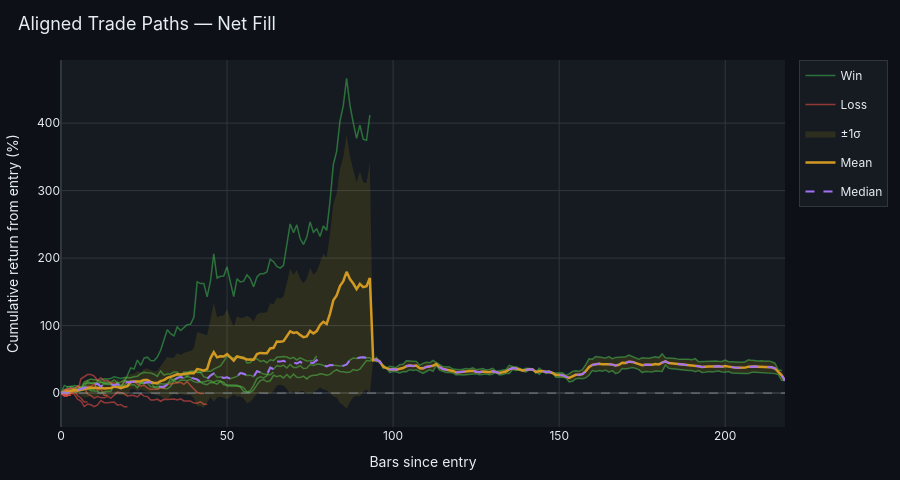

Notebook source saved alongside this figure:
### Code cell
def _aligned_chart(paths: list, cum_key: str, title: str,
                   avg_colour: str, band_rgba: str) -> go.Figure:
    fig = go.Figure()
    shown: set[str] = set()

    for t in paths:
        cum    = t[cum_key]
        win    = float(cum.iloc[-1]) > 0
        colour = PALETTE["accent_green"] if win else PALETTE["accent_red"]
        label  = "Win" if win else "Loss"
        show   = label not in shown
        if show:
            shown.add(label)
        n      = len(cum)
        custom = [[
            t["label"],
            str(t["entry_dt"].date()),
            str(t["exit_dt"].date()),
            t["duration"],
            f"{t['final_net']:+.1%}",
            f"{t['final_con']:+.1%}",
            f"{t['max_dd_net']:.1%}",
            f"{t['max_dd_con']:.1%}",
        ]] * n
        fig.add_trace(go.Scatter(
            x=list(range(n)),
            y=(cum * 100).tolist(),
            mode="lines",
            line=dict(color=colour, width=1.5),
            opacity=0.55,
            name=label, legendgroup=label, showlegend=show,
            customdata=custom,
            hovertemplate=(
                "<b>%{customdata[0]}</b><br>"
                "Entry: %{customdata[1]}  →  Exit: %{customdata[2]}<br>"
                "Duration: %{customdata[3]} bars<br>"
                "Day %{x}: <b>%{y:.1f}%</b><br>"
                "Final — net: %{customdata[4]}  |  conservative: %{customdata[5]}<br>"
                "Max DD — net: %{customdata[6]}  |  conservative: %{customdata[7]}"
                "<extra></extra>"
            ),
        ))

    max_dur = max(len(t[cum_key]) for t in paths)
    avgs, meds, stds = [], [], []
    for d in range(max_dur):
        vals = [float(t[cum_key].iloc[d]) * 100 for t in paths if d < len(t[cum_key])]
        avgs.append(np.mean(vals))
        meds.append(np.median(vals))
        stds.append(np.std(vals))

    days  = list(range(max_dur))
    upper = [m + s for m, s in zip(avgs, stds)]
    lower = [m - s for m, s in zip(avgs, stds)]

    fig.add_trace(go.Scatter(
        x=days + days[::-1], y=upper + lower[::-1],
        fill="toself", fillcolor=band_rgba,
        line=dict(color="rgba(0,0,0,0)"),
        name="±1σ", hoverinfo="skip",
    ))
    fig.add_trace(go.Scatter(
        x=days, y=avgs,
        mode="lines", line=dict(color=avg_colour, width=2.5),
        name="Mean",
        hovertemplate="Day %{x}<br>Mean: <b>%{y:.1f}%</b><extra></extra>",
    ))
    fig.add_trace(go.Scatter(
        x=days, y=meds,
        mode="lines", line=dict(color=PALETTE["accent_purple"], width=2, dash="dash"),
        name="Median",
        hovertemplate="Day %{x}<br>Median: <b>%{y:.1f}%</b><extra></extra>",
    ))

    fig.add_hline(y=0, line=dict(color=PALETTE["text_secondary"], width=0.8, dash="dash"))
    apply_theme(fig, title=title, height=480)
    fig.update_layout(xaxis_title="Bars since entry", yaxis_title="Cumulative return from entry (%)")
    return fig


_aligned_chart(
    trade_paths, "cum_net",
    title="Aligned Trade Paths — Net Fill",
    avg_colour=PALETTE["accent_yellow"],
    band_rgba="rgba(255,215,0,0.10)",
).show()

### Figure 1 — Plotly figure (JSON) as saved in the notebook; plotly's stock layout.template omitted (floating-point values rounded to 4 significant figures; data arrays with more than 128 entries replaced by an {"elided": "..."} marker saying what was removed)
{"data": [{"customdata": {"elided": "218x8 mixed values"}, "hovertemplate": "<b>%{customdata[0]}</b><br>Entry: %{customdata[1]}  →  Exit: %{customdata[2]}<br>Duration: %{customdata[3]} bars<br>Day %{x}: <b>%{y:.1f}%</b><br>Final — net: %{customdata[4]}  |  conservative: %{customdata[5]}<br>Max DD — net: %{customdata[6]}  |  conservative: %{customdata[7]}<extra></extra>", "legendgroup": "Win", "line": {"color": "#3fb950", "width": 1.5}, "mode": "lines", "name": "Win", "opacity": 0.55, "showlegend": true, "x": {"elided": "218 int values"}, "y": {"elided": "218 float values"}, "type": "scatter"}, {"customdata": [["BTC-USD T2", "2023-08-30", "2023-08-31", 2, "-1.5%", "-7.2%", "-1.5%", "-7.2%"], ["BTC-USD T2", "2023-08-30", "2023-08-31", 2, "-1.5%", "-7.2%", "-1.5%", "-7.2%"], ["BTC-USD T2", "2023-08-30", "2023-08-31", 2, "-1.5%", "-7.2%", "-1.5%", "-7.2%"]], "hovertemplate": "<b>%{customdata[0]}</b><br>Entry: %{customdata[1]}  →  Exit: %{customdata[2]}<br>Duration: %{customdata[3]} bars<br>Day %{x}: <b>%{y:.1f}%</b><br>Final — net: %{customdata[4]}  |  conservative: %{customdata[5]}<br>Max DD — net: %{customdata[6]}  |  conservative: %{customdata[7]}<extra></extra>", "legendgroup": "Loss", "line": {"color": "#f85149", "width": 1.5}, "mode": "lines", "name": "Loss", "opacity": 0.55, "showlegend": true, "x": [0, 1, 2], "y": [0.0, -1.547, -1.53], "type": "scatter"}, {"customdata": {"elided": "78x8 mixed values"}, "hovertemplate": "<b>%{customdata[0]}</b><br>Entry: %{customdata[1]}  →  Exit: %{customdata[2]}<br>Duration: %{customdata[3]} bars<br>Day %{x}: <b>%{y:.1f}%</b><br>Final — net: %{customdata[4]}  |  conservative: %{customdata[5]}<br>Max DD — net: %{customdata[6]}  |  conservative: %{customdata[7]}<extra></extra>", "legendgroup": "Win", "line": {"color": "#3fb950", "width": 1.5}, "mode": "lines", "name": "Win", "opacity": 0.55, "showlegend": false, "x": [0, 1, 2, 3, 4, 5, 6, 7, 8, 9, 10, 11, 12, 13, 14, 15, 16, 17, 18, 19, 20, 21, 22, 23, 24, 25, 26, 27, 28, 29, 30, 31, 32, 33, 34, 35, 36, 37, 38, 39, 40, 41, 42, 43, 44, 45, 46, 47, 48, 49, 50, 51, 52, 53, 54, 55, 56, 57, 58, 59, 60, 61, 62, 63, 64, 65, 66, 67, 68, 69, 70, 71, 72, 73, 74, 75, 76, 77], "y": [0.0, -0.3729, -0.6793, 0.6932, 4.07, 4.896, 5.16, 16.0, 18.86, 20.97, 19.76, 18.89, 19.52, 21.09, 20.97, 21.55, 24.24, 22.5, 21.77, 23.0, 22.88, 22.84, 24.27, 25.01, 28.65, 30.82, 30.21, 29.92, 27.98, 24.6, 32.81, 26.76, 28.31, 28.27, 31.08, 31.4, 25.57, 31.24, 30.74, 32.25, 32.52, 31.4, 30.62, 32.64, 32.73, 32.22, 35.64, 38.41, 40.17, 47.18, 54.55, 53.38, 51.79, 54.85, 53.31, 53.49, 44.6, 45.33, 50.38, 50.84, 47.01, 48.1, 45.03, 49.44, 48.2, 53.05, 53.81, 54.26, 53.35, 50.82, 52.91, 49.08, 52.31, 49.46, 47.6, 47.8, 48.18, 54.85], "type": "scatter"}, {"customdata": [["ETH-USD T1", "2022-01-01", "2022-01-08", 8, "-13.3%", "-19.9%", "-16.6%", "-21.1%"], ["ETH-USD T1", "2022-01-01", "2022-01-08", 8, "-13.3%", "-19.9%", "-16.6%", "-21.1%"], ["ETH-USD T1", "2022-01-01", "2022-01-08", 8, "-13.3%", "-19.9%", "-16.6%", "-21.1%"], ["ETH-USD T1", "2022-01-01", "2022-01-08", 8, "-13.3%", "-19.9%", "-16.6%", "-21.1%"], ["ETH-USD T1", "2022-01-01", "2022-01-08", 8, "-13.3%", "-19.9%", "-16.6%", "-21.1%"], ["ETH-USD T1", "2022-01-01", "2022-01-08", 8, "-13.3%", "-19.9%", "-16.6%", "-21.1%"], ["ETH-USD T1", "2022-01-01", "2022-01-08", 8, "-13.3%", "-19.9%", "-16.6%", "-21.1%"], ["ETH-USD T1", "2022-01-01", "2022-01-08", 8, "-13.3%", "-19.9%", "-16.6%", "-21.1%"], ["ETH-USD T1", "2022-01-01", "2022-01-08", 8, "-13.3%", "-19.9%", "-16.6%", "-21.1%"]], "hovertemplate": "<b>%{customdata[0]}</b><br>Entry: %{customdata[1]}  →  Exit: %{customdata[2]}<br>Duration: %{customdata[3]} bars<br>Day %{x}: <b>%{y:.1f}%</b><br>Final — net: %{customdata[4]}  |  conservative: %{customdata[5]}<br>Max DD — net: %{customdata[6]}  |  conservative: %{customdata[7]}<extra></extra>", "legendgroup": "Loss", "line": {"color": "#f85149", "width": 1.5}, "mode": "lines", "name": "Loss", "opacity": 0.55, "showlegend": false, "x": [0, 1, 2, 3, 4, 5, 6, 7, 8], "y": [0.0, 2.353, 3.978, 2.127, 3.014, -3.602, -7.185, -13.3, -13.29], "type": "scatter"}, {"customdata": [["ETH-USD T2", "2022-04-04", "2022-04-06", 3, "-3.1%", "-10.3%", "-3.1%", "-10.3%"], ["ETH-USD T2", "2022-04-04", "2022-04-06", 3, "-3.1%", "-10.3%", "-3.1%", "-10.3%"], ["ETH-USD T2", "2022-04-04", "2022-04-06", 3, "-3.1%", "-10.3%", "-3.1%", "-10.3%"], ["ETH-USD T2", "2022-04-04", "2022-04-06", 3, "-3.1%", "-10.3%", "-3.1%", "-10.3%"]], "hovertemplate": "<b>%{customdata[0]}</b><br>Entry: %{customdata[1]}  →  Exit: %{customdata[2]}<br>Duration: %{customdata[3]} bars<br>Day %{x}: <b>%{y:.1f}%</b><br>Final — net: %{customdata[4]}  |  conservative: %{customdata[5]}<br>Max DD — net: %{customdata[6]}  |  conservative: %{customdata[7]}<extra></extra>", "legendgroup": "Loss", "line": {"color": "#f85149", "width": 1.5}, "mode": "lines", "name": "Loss", "opacity": 0.55, "showlegend": false, "x": [0, 1, 2, 3], "y": [0.0, -0.0319, -3.139, -3.143], "type": "scatter"}, {"customdata": {"elided": "219x8 mixed values"}, "hovertemplate": "<b>%{customdata[0]}</b><br>Entry: %{customdata[1]}  →  Exit: %{customdata[2]}<br>Duration: %{customdata[3]} bars<br>Day %{x}: <b>%{y:.1f}%</b><br>Final — net: %{customdata[4]}  |  conservative: %{customdata[5]}<br>Max DD — net: %{customdata[6]}  |  conservative: %{customdata[7]}<extra></extra>", "legendgroup": "Win", "line": {"color": "#3fb950", "width": 1.5}, "mode": "lines", "name": "Win", "opacity": 0.55, "showlegend": false, "x": {"elided": "219 int values"}, "y": {"elided": "219 float values"}, "type": "scatter"}, {"customdata": [["ETH-USD T4", "2023-10-26", "2023-10-28", 3, "-0.4%", "-4.9%", "-1.3%", "-4.9%"], ["ETH-USD T4", "2023-10-26", "2023-10-28", 3, "-0.4%", "-4.9%", "-1.3%", "-4.9%"], ["ETH-USD T4", "2023-10-26", "2023-10-28", 3, "-0.4%", "-4.9%", "-1.3%", "-4.9%"], ["ETH-USD T4", "2023-10-26", "2023-10-28", 3, "-0.4%", "-4.9%", "-1.3%", "-4.9%"]], "hovertemplate": "<b>%{customdata[0]}</b><br>Entry: %{customdata[1]}  →  Exit: %{customdata[2]}<br>Duration: %{customdata[3]} bars<br>Day %{x}: <b>%{y:.1f}%</b><br>Final — net: %{customdata[4]}  |  conservative: %{customdata[5]}<br>Max DD — net: %{customdata[6]}  |  conservative: %{customdata[7]}<extra></extra>", "legendgroup": "Loss", "line": {"color": "#f85149", "width": 1.5}, "mode": "lines", "name": "Loss", "opacity": 0.55, "showlegend": false, "x": [0, 1, 2, 3], "y": [0.0, 0.9263, -0.416, -0.4139], "type": "scatter"}, {"customdata": {"elided": "65x8 mixed values"}, "hovertemplate": "<b>%{customdata[0]}</b><br>Entry: %{customdata[1]}  →  Exit: %{customdata[2]}<br>Duration: %{customdata[3]} bars<br>Day %{x}: <b>%{y:.1f}%</b><br>Final — net: %{customdata[4]}  |  conservative: %{customdata[5]}<br>Max DD — net: %{customdata[6]}  |  conservative: %{customdata[7]}<extra></extra>", "legendgroup": "Win", "line": {"color": "#3fb950", "width": 1.5}, "mode": "lines", "name": "Win", "opacity": 0.55, "showlegend": false, "x": [0, 1, 2, 3, 4, 5, 6, 7, 8, 9, 10, 11, 12, 13, 14, 15, 16, 17, 18, 19, 20, 21, 22, 23, 24, 25, 26, 27, 28, 29, 30, 31, 32, 33, 34, 35, 36, 37, 38, 39, 40, 41, 42, 43, 44, 45, 46, 47, 48, 49, 50, 51, 52, 53, 54, 55, 56, 57, 58, 59, 60, 61, 62, 63, 64], "y": [0.0, 0.8075, 1.162, 2.868, 0.2802, 2.072, 3.459, 5.489, 5.806, 5.153, 5.22, 18.1, 15.74, 14.32, 13.9, 14.46, 10.22, 14.75, 9.205, 9.228, 9.339, 12.12, 12.62, 7.879, 14.97, 14.85, 15.9, 16.09, 14.91, 12.91, 14.13, 13.05, 14.31, 16.24, 20.61, 22.17, 24.93, 27.75, 24.29, 31.3, 31.36, 30.38, 31.01, 23.89, 22.64, 25.9, 29.01, 23.6, 24.02, 22.33, 23.48, 21.29, 22.63, 24.72, 29.57, 28.6, 26.18, 26.56, 24.27, 32.48, 30.74, 28.13, 27.65, 27.06, 31.01], "type": "scatter"}, {"customdata": {"elided": "21x8 mixed values"}, "hovertemplate": "<b>%{customdata[0]}</b><br>Entry: %{customdata[1]}  →  Exit: %{customdata[2]}<br>Duration: %{customdata[3]} bars<br>Day %{x}: <b>%{y:.1f}%</b><br>Final — net: %{customdata[4]}  |  conservative: %{customdata[5]}<br>Max DD — net: %{customdata[6]}  |  conservative: %{customdata[7]}<extra></extra>", "legendgroup": "Loss", "line": {"color": "#f85149", "width": 1.5}, "mode": "lines", "name": "Loss", "opacity": 0.55, "showlegend": false, "x": [0, 1, 2, 3, 4, 5, 6, 7, 8, 9, 10, 11, 12, 13, 14, 15, 16, 17, 18, 19, 20], "y": [0.0, 4.819, 3.565, -0.007687, -1.393, -8.931, -11.67, -19.91, -16.32, -17.3, -20.17, -17.69, -10.93, -14.27, -14.18, -13.22, -13.18, -17.84, -16.87, -20.27, -20.27], "type": "scatter"}, {"customdata": [["SOL-USD T2", "2023-02-21", "2023-02-22", 2, "-4.7%", "-11.5%", "-4.7%", "-11.5%"], ["SOL-USD T2", "2023-02-21", "2023-02-22", 2, "-4.7%", "-11.5%", "-4.7%", "-11.5%"], ["SOL-USD T2", "2023-02-21", "2023-02-22", 2, "-4.7%", "-11.5%", "-4.7%", "-11.5%"]], "hovertemplate": "<b>%{customdata[0]}</b><br>Entry: %{customdata[1]}  →  Exit: %{customdata[2]}<br>Duration: %{customdata[3]} bars<br>Day %{x}: <b>%{y:.1f}%</b><br>Final — net: %{customdata[4]}  |  conservative: %{customdata[5]}<br>Max DD — net: %{customdata[6]}  |  conservative: %{customdata[7]}<extra></extra>", "legendgroup": "Loss", "line": {"color": "#f85149", "width": 1.5}, "mode": "lines", "name": "Loss", "opacity": 0.55, "showlegend": false, "x": [0, 1, 2], "y": [0.0, -4.714, -4.709], "type": "scatter"}, {"customdata": {"elided": "45x8 mixed values"}, "hovertemplate": "<b>%{customdata[0]}</b><br>Entry: %{customdata[1]}  →  Exit: %{customdata[2]}<br>Duration: %{customdata[3]} bars<br>Day %{x}: <b>%{y:.1f}%</b><br>Final — net: %{customdata[4]}  |  conservative: %{customdata[5]}<br>Max DD — net: %{customdata[6]}  |  conservative: %{customdata[7]}<extra></extra>", "legendgroup": "Loss", "line": {"color": "#f85149", "width": 1.5}, "mode": "lines", "name": "Loss", "opacity": 0.55, "showlegend": false, "x": [0, 1, 2, 3, 4, 5, 6, 7, 8, 9, 10, 11, 12, 13, 14, 15, 16, 17, 18, 19, 20, 21, 22, 23, 24, 25, 26, 27, 28, 29, 30, 31, 32, 33, 34, 35, 36, 37, 38, 39, 40, 41, 42, 43, 44], "y": [0.0, 4.199, 6.141, 7.62, 4.607, 10.18, 6.69, 7.967, -1.329, -3.638, -7.562, -5.224, -6.684, -7.071, -4.742, -7.541, -2.948, 1.51, 0.7133, -0.8115, -4.484, -3.275, -3.479, -5.597, -0.8371, -4.538, -5.103, -10.26, -10.14, -8.971, -12.09, -9.153, -9.34, -8.973, -8.739, -10.16, -8.473, -11.6, -11.59, -11.87, -14.81, -15.1, -12.93, -16.49, -16.49], "type": "scatter"}, {"customdata": [["SOL-USD T4", "2023-05-26", "2023-06-08", 14, "-3.2%", "-6.4%", "-14.6%", "-16.2%"], ["SOL-USD T4", "2023-05-26", "2023-06-08", 14, "-3.2%", "-6.4%", "-14.6%", "-16.2%"], ["SOL-USD T4", "2023-05-26", "2023-06-08", 14, "-3.2%", "-6.4%", "-14.6%", "-16.2%"], ["SOL-USD T4", "2023-05-26", "2023-06-08", 14, "-3.2%", "-6.4%", "-14.6%", "-16.2%"], ["SOL-USD T4", "2023-05-26", "2023-06-08", 14, "-3.2%", "-6.4%", "-14.6%", "-16.2%"], ["SOL-USD T4", "2023-05-26", "2023-06-08", 14, "-3.2%", "-6.4%", "-14.6%", "-16.2%"], ["SOL-USD T4", "2023-05-26", "2023-06-08", 14, "-3.2%", "-6.4%", "-14.6%", "-16.2%"], ["SOL-USD T4", "2023-05-26", "2023-06-08", 14, "-3.2%", "-6.4%", "-14.6%", "-16.2%"], ["SOL-USD T4", "2023-05-26", "2023-06-08", 14, "-3.2%", "-6.4%", "-14.6%", "-16.2%"], ["SOL-USD T4", "2023-05-26", "2023-06-08", 14, "-3.2%", "-6.4%", "-14.6%", "-16.2%"], ["SOL-USD T4", "2023-05-26", "2023-06-08", 14, "-3.2%", "-6.4%", "-14.6%", "-16.2%"], ["SOL-USD T4", "2023-05-26", "2023-06-08", 14, "-3.2%", "-6.4%", "-14.6%", "-16.2%"], ["SOL-USD T4", "2023-05-26", "2023-06-08", 14, "-3.2%", "-6.4%", "-14.6%", "-16.2%"], ["SOL-USD T4", "2023-05-26", "2023-06-08", 14, "-3.2%", "-6.4%", "-14.6%", "-16.2%"], ["SOL-USD T4", "2023-05-26", "2023-06-08", 14, "-3.2%", "-6.4%", "-14.6%", "-16.2%"]], "hovertemplate": "<b>%{customdata[0]}</b><br>Entry: %{customdata[1]}  →  Exit: %{customdata[2]}<br>Duration: %{customdata[3]} bars<br>Day %{x}: <b>%{y:.1f}%</b><br>Final — net: %{customdata[4]}  |  conservative: %{customdata[5]}<br>Max DD — net: %{customdata[6]}  |  conservative: %{customdata[7]}<extra></extra>", "legendgroup": "Loss", "line": {"color": "#f85149", "width": 1.5}, "mode": "lines", "name": "Loss", "opacity": 0.55, "showlegend": false, "x": [0, 1, 2, 3, 4, 5, 6, 7, 8, 9, 10, 11, 12, 13, 14], "y": [0.0, 0.5504, 6.045, 7.983, 6.882, 10.35, 8.118, 6.445, 10.37, 9.837, 13.28, 4.227, 5.906, -3.254, -3.246], "type": "scatter"}, {"customdata": {"elided": "44x8 mixed values"}, "hovertemplate": "<b>%{customdata[0]}</b><br>Entry: %{customdata[1]}  →  Exit: %{customdata[2]}<br>Duration: %{customdata[3]} bars<br>Day %{x}: <b>%{y:.1f}%</b><br>Final — net: %{customdata[4]}  |  conservative: %{customdata[5]}<br>Max DD — net: %{customdata[6]}  |  conservative: %{customdata[7]}<extra></extra>", "legendgroup": "Loss", "line": {"color": "#f85149", "width": 1.5}, "mode": "lines", "name": "Loss", "opacity": 0.55, "showlegend": false, "x": [0, 1, 2, 3, 4, 5, 6, 7, 8, 9, 10, 11, 12, 13, 14, 15, 16, 17, 18, 19, 20, 21, 22, 23, 24, 25, 26, 27, 28, 29, 30, 31, 32, 33, 34, 35, 36, 37, 38, 39, 40, 41, 42, 43], "y": [0.0, 1.741, -0.6341, -0.7981, 2.828, 2.292, 21.13, 24.44, 27.49, 27.46, 25.08, 18.89, 22.75, 18.11, 18.89, 14.19, 15.27, 8.826, 8.35, 17.18, 16.82, 15.65, 17.15, 12.92, 10.41, 11.7, 7.728, 5.356, 6.09, 5.338, 7.914, 7.37, 12.69, 13.47, 14.56, 14.42, 15.92, 12.84, 17.02, 11.22, 6.175, 1.046, -0.697, -0.696], "type": "scatter"}, {"customdata": [["SOL-USD T6", "2023-08-20", "2023-08-22", 3, "-3.1%", "-10.3%", "-3.1%", "-10.3%"], ["SOL-USD T6", "2023-08-20", "2023-08-22", 3, "-3.1%", "-10.3%", "-3.1%", "-10.3%"], ["SOL-USD T6", "2023-08-20", "2023-08-22", 3, "-3.1%", "-10.3%", "-3.1%", "-10.3%"], ["SOL-USD T6", "2023-08-20", "2023-08-22", 3, "-3.1%", "-10.3%", "-3.1%", "-10.3%"]], "hovertemplate": "<b>%{customdata[0]}</b><br>Entry: %{customdata[1]}  →  Exit: %{customdata[2]}<br>Duration: %{customdata[3]} bars<br>Day %{x}: <b>%{y:.1f}%</b><br>Final — net: %{customdata[4]}  |  conservative: %{customdata[5]}<br>Max DD — net: %{customdata[6]}  |  conservative: %{customdata[7]}<extra></extra>", "legendgroup": "Loss", "line": {"color": "#f85149", "width": 1.5}, "mode": "lines", "name": "Loss", "opacity": 0.55, "showlegend": false, "x": [0, 1, 2, 3], "y": [0.0, -0.4866, -3.069, -3.074], "type": "scatter"}, {"customdata": [["SOL-USD T7", "2023-08-24", "2023-08-25", 2, "-3.1%", "-8.3%", "-3.1%", "-8.3%"], ["SOL-USD T7", "2023-08-24", "2023-08-25", 2, "-3.1%", "-8.3%", "-3.1%", "-8.3%"], ["SOL-USD T7", "2023-08-24", "2023-08-25", 2, "-3.1%", "-8.3%", "-3.1%", "-8.3%"]], "hovertemplate": "<b>%{customdata[0]}</b><br>Entry: %{customdata[1]}  →  Exit: %{customdata[2]}<br>Duration: %{customdata[3]} bars<br>Day %{x}: <b>%{y:.1f}%</b><br>Final — net: %{customdata[4]}  |  conservative: %{customdata[5]}<br>Max DD — net: %{customdata[6]}  |  conservative: %{customdata[7]}<extra></extra>", "legendgroup": "Loss", "line": {"color": "#f85149", "width": 1.5}, "mode": "lines", "name": "Loss", "opacity": 0.55, "showlegend": false, "x": [0, 1, 2], "y": [0.0, -3.109, -3.1], "type": "scatter"}, {"customdata": [["SOL-USD T8", "2023-08-30", "2023-08-31", 2, "-4.4%", "-10.9%", "-4.4%", "-10.9%"], ["SOL-USD T8", "2023-08-30", "2023-08-31", 2, "-4.4%", "-10.9%", "-4.4%", "-10.9%"], ["SOL-USD T8", "2023-08-30", "2023-08-31", 2, "-4.4%", "-10.9%", "-4.4%", "-10.9%"]], "hovertemplate": "<b>%{customdata[0]}</b><br>Entry: %{customdata[1]}  →  Exit: %{customdata[2]}<br>Duration: %{customdata[3]} bars<br>Day %{x}: <b>%{y:.1f}%</b><br>Final — net: %{customdata[4]}  |  conservative: %{customdata[5]}<br>Max DD — net: %{customdata[6]}  |  conservative: %{customdata[7]}<extra></extra>", "legendgroup": "Loss", "line": {"color": "#f85149", "width": 1.5}, "mode": "lines", "name": "Loss", "opacity": 0.55, "showlegend": false, "x": [0, 1, 2], "y": [0.0, -4.348, -4.353], "type": "scatter"}, {"customdata": {"elided": "94x8 mixed values"}, "hovertemplate": "<b>%{customdata[0]}</b><br>Entry: %{customdata[1]}  →  Exit: %{customdata[2]}<br>Duration: %{customdata[3]} bars<br>Day %{x}: <b>%{y:.1f}%</b><br>Final — net: %{customdata[4]}  |  conservative: %{customdata[5]}<br>Max DD — net: %{customdata[6]}  |  conservative: %{customdata[7]}<extra></extra>", "legendgroup": "Win", "line": {"color": "#3fb950", "width": 1.5}, "mode": "lines", "name": "Win", "opacity": 0.55, "showlegend": false, "x": [0, 1, 2, 3, 4, 5, 6, 7, 8, 9, 10, 11, 12, 13, 14, 15, 16, 17, 18, 19, 20, 21, 22, 23, 24, 25, 26, 27, 28, 29, 30, 31, 32, 33, 34, 35, 36, 37, 38, 39, 40, 41, 42, 43, 44, 45, 46, 47, 48, 49, 50, 51, 52, 53, 54, 55, 56, 57, 58, 59, 60, 61, 62, 63, 64, 65, 66, 67, 68, 69, 70, 71, 72, 73, 74, 75, 76, 77, 78, 79, 80, 81, 82, 83, 84, 85, 86, 87, 88, 89, 90, 91, 92, 93], "y": [0.0, 11.43, 9.254, 10.1, 8.193, 6.087, 9.501, 8.86, 8.668, 3.395, 3.333, 2.877, -0.4291, 2.07, 2.897, 2.477, 12.11, 12.0, 9.537, 16.58, 26.37, 37.37, 35.74, 48.89, 40.95, 51.75, 53.21, 48.37, 47.97, 53.43, 63.44, 80.06, 93.82, 87.96, 84.74, 97.95, 92.78, 96.94, 101.4, 101.9, 112.4, 164.8, 162.3, 162.5, 142.6, 165.7, 206.3, 170.5, 173.1, 173.5, 187.0, 164.3, 143.1, 169.2, 164.6, 165.8, 175.1, 169.5, 157.4, 172.0, 177.0, 176.9, 179.6, 198.4, 194.7, 187.6, 185.1, 189.4, 217.1, 250.6, 237.8, 249.2, 228.9, 220.4, 230.8, 253.5, 238.3, 243.5, 231.9, 247.5, 241.2, 284.2, 338.7, 358.1, 403.0, 425.8, 466.3, 426.7, 400.3, 377.3, 397.0, 376.1, 374.5, 411.9], "type": "scatter"}, {"fill": "toself", "fillcolor": "rgba(255,215,0,0.10)", "hoverinfo": "skip", "line": {"color": "rgba(0,0,0,0)"}, "name": "±1σ", "x": {"elided": "438 int values"}, "y": {"elided": "438 float values"}, "type": "scatter"}, {"hovertemplate": "Day %{x}<br>Mean: <b>%{y:.1f}%</b><extra></extra>", "line": {"color": "#d29922", "width": 2.5}, "mode": "lines", "name": "Mean", "x": {"elided": "219 int values"}, "y": {"elided": "219 float values"}, "type": "scatter"}, {"hovertemplate": "Day %{x}<br>Median: <b>%{y:.1f}%</b><extra></extra>", "line": {"color": "#a371f7", "dash": "dash", "width": 2}, "mode": "lines", "name": "Median", "x": {"elided": "219 int values"}, "y": {"elided": "219 float values"}, "type": "scatter"}], "layout": {"shapes": [{"line": {"color": "#8b949e", "dash": "dash", "width": 0.8}, "type": "line", "x0": 0, "x1": 1, "xref": "x domain", "y0": 0, "y1": 0, "yref": "y"}], "font": {"color": "#e6edf3", "family": "Inter, system-ui, sans-serif"}, "title": {"font": {"size": 18, "color": "#e6edf3"}, "text": "Aligned Trade Paths — Net Fill", "x": 0.02, "xanchor": "left"}, "margin": {"l": 60, "r": 20, "t": 60, "b": 40}, "legend": {"bgcolor": "#161b22", "bordercolor": "#30363d", "borderwidth": 1}, "xaxis": {"gridcolor": "#30363d", "zerolinecolor": "#30363d", "showspikes": true, "spikecolor": "#8b949e", "spikethickness": 1, "title": {"text": "Bars since entry"}}, "yaxis": {"gridcolor": "#30363d", "zerolinecolor": "#30363d", "showspikes": true, "spikecolor": "#8b949e", "spikethickness": 1, "title": {"text": "Cumulative return from entry (%)"}}, "paper_bgcolor": "#0d1117", "plot_bgcolor": "#161b22", "height": 480, "hovermode": "x unified"}}
